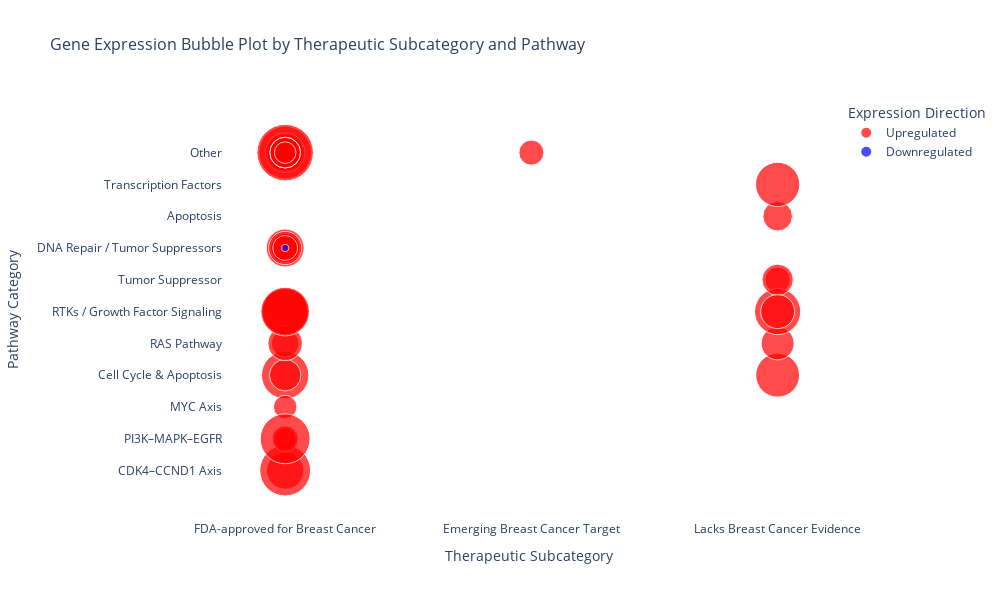

Notebook code for this chart:
### Code cell
fig.update_layout(
    width=1000,  # Increase width for more spacing
    height=600,
    xaxis=dict(
        title="Therapeutic Subcategory",
        categoryorder='array',
        categoryarray=['FDA-approved for Breast Cancer', 'Emerging Breast Cancer Target', 'Lacks Breast Cancer Evidence']
    ),
    yaxis=dict(
        title="Pathway Category",
        categoryorder='array',
        categoryarray=[
            'CDK4–CCND1 Axis', 'PI3K–MAPK–EGFR', 'MYC Axis', 'Cell Cycle & Apoptosis',
            'RAS Pathway', 'RTKs / Growth Factor Signaling', 'Tumor Suppressor',
            'DNA Repair / Tumor Suppressors', 'Apoptosis', 'Transcription Factors', 'Other'
        ]
    ),
    legend=dict(
        title="Expression Direction",
        font=dict(size=12)
    ),
    title=dict(
        text="Gene Expression Bubble Plot by Therapeutic Subcategory and Pathway",
        font=dict(size=16)
    )
)

fig.show()

### Figure 1 — Plotly figure (JSON) as saved in the notebook; plotly's stock layout.template omitted (floating-point values rounded to 4 significant figures; data arrays with more than 128 entries replaced by an {"elided": "..."} marker saying what was removed)
{"data": [{"customdata": {"elided": "39x4 mixed values"}, "hovertemplate": "<b>%{hovertext}</b><br><br>log2_fc=%{customdata[0]:.3f}<br>Clinical_Trial_Status=%{customdata[1]}<extra></extra>", "hovertext": ["CDK4", "CDKN1A", "ERBB2", "CCND1", "CDKN2A", "FOXO3", "BAX", "KRAS", "FGFR1", "MDM2", "NF1", "AKT1", "BRCA1", "HRAS", "TP53", "CASP8", "CDK6", "PTEN", "MYC", "BRCA2", "NRAS", "VHL", "PIK3CA", "RB1", "BCL2", "MET", "SRC", "EGFR", "NF2", "NTRK2", "TSC2", "STK11", "FGFR2", "ATR", "NOTCH1", "SMAD4", "CHEK2", "WT1", "NTRK1"], "legendgroup": "Upregulated", "marker": {"color": "red", "size": [17.36, 24.06, 34.56, 32.36, 28.07, 16.26, 10.93, 9.489, 25.8, 12.37, 16.27, 19.49, 18.07, 14.9, 10.99, 7.881, 9.509, 6.019, 6.865, 13.72, 13.61, 8.049, 8.449, 7.155, 4.978, 40.0, 26.66, 31.18, 12.28, 27.17, 11.81, 11.59, 29.62, 4.88, 11.84, 5.847, 7.777, 24.54, 14.43], "sizemode": "area", "sizeref": 0.025, "symbol": "circle"}, "mode": "markers", "name": "Upregulated", "orientation": "v", "showlegend": true, "type": "scatter", "x": ["FDA-approved for Breast Cancer", "Lacks Breast Cancer Evidence", "FDA-approved for Breast Cancer", "FDA-approved for Breast Cancer", "FDA-approved for Breast Cancer", "FDA-approved for Breast Cancer", "Lacks Breast Cancer Evidence", "FDA-approved for Breast Cancer", "FDA-approved for Breast Cancer", "FDA-approved for Breast Cancer", "FDA-approved for Breast Cancer", "FDA-approved for Breast Cancer", "FDA-approved for Breast Cancer", "FDA-approved for Breast Cancer", "FDA-approved for Breast Cancer", "Emerging Breast Cancer Target", "FDA-approved for Breast Cancer", "FDA-approved for Breast Cancer", "FDA-approved for Breast Cancer", "FDA-approved for Breast Cancer", "Lacks Breast Cancer Evidence", "Lacks Breast Cancer Evidence", "FDA-approved for Breast Cancer", "FDA-approved for Breast Cancer", "FDA-approved for Breast Cancer", "FDA-approved for Breast Cancer", "Lacks Breast Cancer Evidence", "FDA-approved for Breast Cancer", "Lacks Breast Cancer Evidence", "FDA-approved for Breast Cancer", "FDA-approved for Breast Cancer", "FDA-approved for Breast Cancer", "FDA-approved for Breast Cancer", "FDA-approved for Breast Cancer", "FDA-approved for Breast Cancer", "FDA-approved for Breast Cancer", "FDA-approved for Breast Cancer", "Lacks Breast Cancer Evidence", "Lacks Breast Cancer Evidence"], "xaxis": "x", "y": ["CDK4–CCND1 Axis", "Cell Cycle & Apoptosis", "Other", "CDK4–CCND1 Axis", "Cell Cycle & Apoptosis", "Other", "Apoptosis", "RAS Pathway", "RTKs / Growth Factor Signaling", "Cell Cycle & Apoptosis", "Other", "Other", "DNA Repair / Tumor Suppressors", "RAS Pathway", "DNA Repair / Tumor Suppressors", "Other", "Other", "PI3K–MAPK–EGFR", "MYC Axis", "DNA Repair / Tumor Suppressors", "RAS Pathway", "Tumor Suppressor", "PI3K–MAPK–EGFR", "Other", "Other", "Other", "RTKs / Growth Factor Signaling", "PI3K–MAPK–EGFR", "Tumor Suppressor", "RTKs / Growth Factor Signaling", "Other", "Other", "RTKs / Growth Factor Signaling", "Other", "Other", "Other", "DNA Repair / Tumor Suppressors", "Transcription Factors", "RTKs / Growth Factor Signaling"], "yaxis": "y"}, {"customdata": [[-0.09588, "In Breast Cancer Trial", 0.6856, "Downregulated"]], "hovertemplate": "<b>%{hovertext}</b><br><br>log2_fc=%{customdata[0]:.3f}<br>Clinical_Trial_Status=%{customdata[1]}<extra></extra>", "hovertext": ["ATM"], "legendgroup": "Downregulated", "marker": {"color": "blue", "size": [0.6856], "sizemode": "area", "sizeref": 0.025, "symbol": "circle"}, "mode": "markers", "name": "Downregulated", "orientation": "v", "showlegend": true, "type": "scatter", "x": ["FDA-approved for Breast Cancer"], "xaxis": "x", "y": ["DNA Repair / Tumor Suppressors"], "yaxis": "y"}], "layout": {"height": 600, "legend": {"font": {"size": 12}, "itemsizing": "constant", "title": {"text": "Expression Direction"}, "tracegroupgap": 0}, "plot_bgcolor": "white", "title": {"font": {"size": 16}, "text": "Gene Expression Bubble Plot by Therapeutic Subcategory and Pathway"}, "width": 1000, "xaxis": {"anchor": "y", "categoryarray": ["FDA-approved for Breast Cancer", "Emerging Breast Cancer Target", "Lacks Breast Cancer Evidence"], "categoryorder": "array", "domain": [0, 1], "title": {"text": "Therapeutic Subcategory"}}, "yaxis": {"anchor": "x", "categoryarray": ["CDK4–CCND1 Axis", "PI3K–MAPK–EGFR", "MYC Axis", "Cell Cycle & Apoptosis", "RAS Pathway", "RTKs / Growth Factor Signaling", "Tumor Suppressor", "DNA Repair / Tumor Suppressors", "Apoptosis", "Transcription Factors", "Other"], "categoryorder": "array", "domain": [0, 1], "title": {"text": "Pathway Category"}}}}
